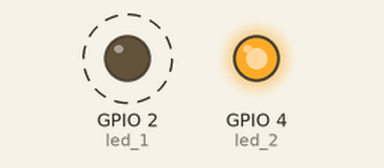
Recording of a program running on a simulated ESP32 board running MicroPython. Parts: output pins drawn as LEDs (lit = HIGH). Dashed ring = blinking.

Above: at 0.5 s.
At 5.5 s:
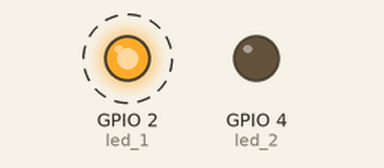
Timing chart, 0 to 6.9 s (numbered marks = the images above):
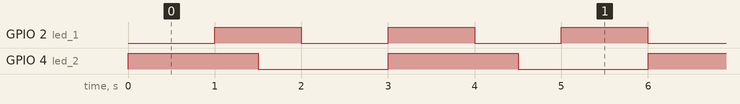

The program:

main.py
```python
'''
该程序作用是使用定时器和永真循环实现 LED 亮灭的效果
在线文档：https://docs.geeksman.com/esp32/MicroPython/16.esp32-micropython-timer.html
'''
import time
from machine import Pin, Timer


# 定义 LED 控制引脚对象
led_1 = Pin(2, Pin.OUT)
led_2 = Pin(4, Pin.OUT)


# 定义定时器对象
timer = Timer(0)

# 定义定时器中断回调函数
def timer_irq(timer_obj):
    led_1.value(not led_1.value())

# 初始化定时器对象
timer.init(mode=Timer.PERIODIC, period=1000, callback=timer_irq)

while True:
    led_2.value(not led_2.value())
    time.sleep(1.5)
```

Measured:
- by itself, GPIO 2 (led_1): alternates HIGH for 1.0 s and LOW for 1.0 s
- by itself, GPIO 4 (led_2): alternates HIGH for 1.5 s and LOW for 1.5 s
- by itself, everything shown: repeats every 6.0 s, in 10 steps
